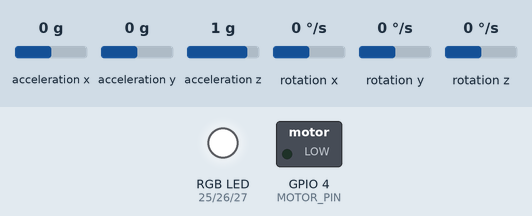
A sketch run on a simulated ESP32. Shown: switched loads named in the sketch (green lamp = pin HIGH), an RGB LED mixed from three pins (HIGH = lit). Wiring (inferred from the names in the program): MPU-9250 motion sensor at I2C address 0x68. Inputs (shaded band) come from the test bench; at power-on: rotation x 0 °/s, acceleration x 0 g, acceleration y 0 g, acceleration z 1 g, rotation y 0 °/s, rotation z 0 °/s. Dim RGB values are drawn brighter than linear; WiFi joins after 1.5 s; servers stay silent unless stated; what the sketch prints to the serial monitor is not drawn.

Above: at 0.1 s.
At 5.1 s:
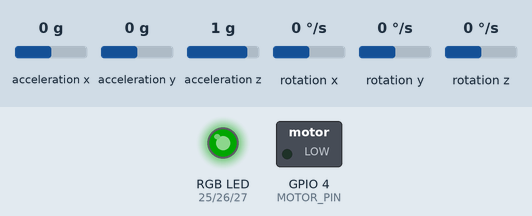
5.2 s: rotation x set to -115 °/s
6.7 s: rotation x set to -126 °/s
At 8.0 s:
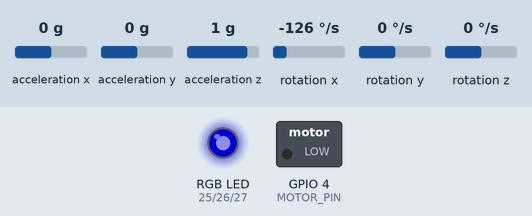
Timing chart, 0 to 9.7 s (numbered marks = the images above; inputs shaded):
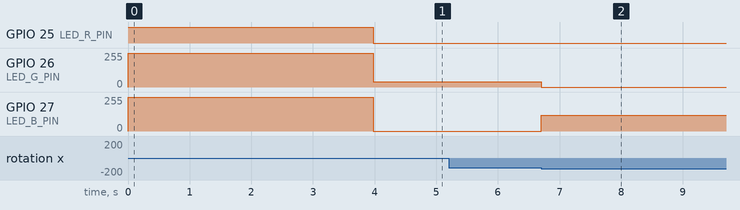

The sketch:

torso.ino
```cpp
// ============================================================================
// TORSO NODE — supporting sensor for the wrist's validity gate.
//
// Role in the two-node design:
//   - Does NOT run its own attack state machine. The wrist decides what
//     counts as an action; torso just supplies the data it needs to decide.
//   - Broadcasts a small TorsoBeacon (~50Hz) with current rotation magnitude
//     — the wrist uses this to check torso stayed still during a candidate
//     swing (or rotated, for a likely Spin Attack) and also to keep its
//     clock in sync with this board.
//   - Continuously ring-buffers its own raw samples. When the wrist confirms
//     a valid segment, it sends a SegmentRequest with a time window; torso
//     slices that window out of its ring buffer and ships it to the Ultra96,
//     tagged with the same segId so the classifier can join both streams.
//
// Keep the shared struct definitions identical to right_wrist.ino — they're
// the wire protocol between the two boards.
// ============================================================================

#include <Wire.h>
#include <WiFi.h>
#include <WiFiUdp.h>

// ================= CONFIG =================
#define WRIST_ID 0
#define TORSO_ID 1

const char *ssid = "xin hui's laptop";
const char *password = "12345678";

IPAddress broadcastIP(192, 168, 137, 255);
const int DEBUG_PORT = 4211;
const int LINK_PORT = 4210;

#define DEBUG_LOG true

// Same toggles as right_wrist.ino — OFF by default, too noisy for normal
// testing. Flip to true only when debugging specific segments/thresholds.
#define DEBUG_RAW_STREAM false
#define RAW_LOG_INTERVAL_MS 100
#define DEBUG_SEGMENT_DUMP false // print matched samples when a SegmentRequest arrives

WiFiUDP debugUdp;
WiFiUDP linkUdp;
// Ultra96 send deliberately left out for now — see right_wrist.ino for the
// same note. Matching samples are found and logged, not transmitted yet.

// ---------------- Wire structs ----------------
struct Sample
{
    uint32_t t;
    float ax, ay, az, gx, gy, gz;
};

struct __attribute__((packed)) TorsoBeacon
{
    uint8_t deviceId;
    uint32_t torsoMs;
    float gyroMag;
};

struct __attribute__((packed)) SegmentRequest
{
    uint8_t deviceId;
    uint32_t segId;
    uint32_t startTorsoMs; // already in TORSO's own clock — no conversion needed here
    uint32_t endTorsoMs;
};

struct __attribute__((packed)) SegmentSampleMsg
{
    uint32_t segId;
    uint8_t deviceId;
    uint16_t index;
    uint16_t total;
    uint32_t t;
    float ax, ay, az, gx, gy, gz;
};

// ---------------- RGB LED ----------------
#define LED_R_PIN 25
#define LED_G_PIN 26
#define LED_B_PIN 27

enum LedState
{
    LED_BOOTING,
    LED_IDLE,
    LED_ACTIVE,
    LED_FLASH_ACCEPT,
    LED_FLASH_REJECT
};
LedState ledState = LED_BOOTING;
unsigned long ledFlashStart = 0;
const unsigned long LED_FLASH_DURATION_MS = 200;

void ledSetColor(int r, int g, int b)
{
    analogWrite(LED_R_PIN, r);
    analogWrite(LED_G_PIN, g);
    analogWrite(LED_B_PIN, b);
}
void ledBooting()
{
    ledState = LED_BOOTING;
    ledSetColor(255, 255, 255);
}
void ledIdle()
{
    ledState = LED_IDLE;
    ledSetColor(0, 40, 0);
}
// Torso doesn't decide "active" the way wrist does; this is just a soft
// visual hint that rotation is currently elevated (e.g. during Spin Attack).
void ledLocalActive()
{
    ledState = LED_ACTIVE;
    ledSetColor(0, 0, 120);
}
void ledFlashAccept()
{
    ledState = LED_FLASH_ACCEPT;
    ledFlashStart = millis();
    ledSetColor(0, 255, 0);
}
void ledFlashReject()
{
    ledState = LED_FLASH_REJECT;
    ledFlashStart = millis();
    ledSetColor(255, 0, 0);
}
void ledLowBatteryAmber() { ledSetColor(255, 80, 0); }

void updateLed()
{
    if (ledState == LED_FLASH_ACCEPT || ledState == LED_FLASH_REJECT)
    {
        if (millis() - ledFlashStart > LED_FLASH_DURATION_MS)
            ledIdle();
    }
}

// ---------------- Haptic motor (kept for future hit-feedback use) ----------------
#define MOTOR_PIN 4
bool motorPulsing = false;
unsigned long motorPulseEnd = 0;

void motorSetup()
{
    pinMode(MOTOR_PIN, OUTPUT);
    analogWrite(MOTOR_PIN, 0);
}
void triggerHapticPulse(uint8_t intensity, unsigned long durationMs)
{
    analogWrite(MOTOR_PIN, intensity);
    motorPulsing = true;
    motorPulseEnd = millis() + durationMs;
}
void motorOff()
{
    analogWrite(MOTOR_PIN, 0);
    motorPulsing = false;
}
void updateMotor()
{
    if (motorPulsing && millis() >= motorPulseEnd)
        motorOff();
}

// ---------------- MPU6500 ----------------
#define MPU6500_ADDR 0x68
#define REG_PWR_MGMT_1 0x6B
#define REG_GYRO_CONFIG 0x1B
#define REG_ACCEL_CONFIG 0x1C
#define REG_ACCEL_XOUT_H 0x3B

// Must match right_wrist.ino — torso's beacon gyroMag is compared directly
// against the wrist's torso-gate thresholds. Widened from +/-2g/+/-250dps
// (the sensor's narrowest ranges, which clip on real motion) to +/-8g/
// +/-2000dps.
const float ACCEL_SCALE = 4096.0;
const float GYRO_SCALE = 16.4;

void writeRegister(uint8_t reg, uint8_t value)
{
    Wire.beginTransmission(MPU6500_ADDR);
    Wire.write(reg);
    Wire.write(value);
    Wire.endTransmission();
}

bool readIMUBurst(int16_t *out7)
{
    Wire.beginTransmission(MPU6500_ADDR);
    Wire.write(REG_ACCEL_XOUT_H);
    if (Wire.endTransmission(false) != 0)
        return false;
    uint8_t n = Wire.requestFrom((int)MPU6500_ADDR, 14);
    if (n != 14)
        return false;
    for (int i = 0; i < 7; i++)
    {
        int16_t hi = Wire.read();
        int16_t lo = Wire.read();
        out7[i] = (hi << 8) | lo;
    }
    return true;
}

// ---------------- Gyro calibration ----------------
float gyroXoffset = 0, gyroYoffset = 0, gyroZoffset = 0;

void calibrateGyro()
{
    Serial.println("Calibrating gyro... keep still!");
    long sumX = 0, sumY = 0, sumZ = 0;
    const int samples = 500;
    int16_t raw[7];
    int ok = 0;
    for (int i = 0; i < samples; i++)
    {
        if (readIMUBurst(raw))
        {
            sumX += raw[4];
            sumY += raw[5];
            sumZ += raw[6];
            ok++;
        }
        delay(3);
    }
    if (ok == 0)
        ok = 1;
    gyroXoffset = (sumX / (float)ok) / GYRO_SCALE;
    gyroYoffset = (sumY / (float)ok) / GYRO_SCALE;
    gyroZoffset = (sumZ / (float)ok) / GYRO_SCALE;
    Serial.println("Calibration done.");
}

// ---------------- Debug logging ----------------
void debugLog(String msg)
{
    if (!DEBUG_LOG)
        return;
    debugUdp.beginPacket(broadcastIP, DEBUG_PORT);
    debugUdp.print("[torso] " + msg);
    debugUdp.endPacket();
    Serial.println(msg);
}

// ---------------- Raw sample ring buffer ----------------
// Covers a few seconds so it comfortably contains any window the wrist asks
// for (window <= ~1.5s per MAX_DURATION on the wrist, plus lookback/lookahead).
#define RING_SIZE 300 // ~3s at 100Hz
Sample ring[RING_SIZE];
int ringHead = 0;
bool ringFilled = false;

void ringPush(const Sample &s)
{
    ring[ringHead] = s;
    ringHead = (ringHead + 1) % RING_SIZE;
    if (ringHead == 0)
        ringFilled = true;
}

// ---------------- Beacon broadcast ----------------
const unsigned long BEACON_INTERVAL_MS = 20; // ~50Hz
unsigned long lastBeaconMs = 0;

void broadcastBeacon(float gyroMag)
{
    TorsoBeacon b = {TORSO_ID, (uint32_t)millis(), gyroMag};
    linkUdp.beginPacket(broadcastIP, LINK_PORT);
    linkUdp.write((uint8_t *)&b, sizeof(b));
    linkUdp.endPacket();
}

// ---------------- Segment request handling ----------------
void sendMatchingSamplesToUltra96(uint32_t segId, uint32_t startMs, uint32_t endMs)
{
    // Still does the real ring-buffer lookup, just doesn't transmit yet —
    // this lets you confirm the window actually lands on real samples
    // (i.e. the ring buffer is deep enough and clock sync is sane) before
    // wiring up the send. When ready, build SegmentSampleMsg per matched
    // sample and send it the same way right_wrist.ino's placeholder notes.
    int count = ringFilled ? RING_SIZE : ringHead;
    int oldestIdx = ringFilled ? ringHead : 0;

    int matchCount = 0;
    for (int i = 0; i < count; i++)
    {
        Sample &s = ring[(oldestIdx + i) % RING_SIZE];
        if (s.t >= startMs && s.t <= endMs)
            matchCount++;
    }

    if (matchCount == 0)
    {
        debugLog("SegmentRequest seg=" + String(segId) + " — no matching samples in ring buffer");
        return;
    }

    debugLog("[Ultra96 send skipped] would send " + String(matchCount) +
             " torso samples for seg=" + String(segId));

    if (DEBUG_SEGMENT_DUMP)
    {
        int idx = 0;
        for (int i = 0; i < count; i++)
        {
            Sample &s = ring[(oldestIdx + i) % RING_SIZE];
            if (s.t < startMs || s.t > endMs)
                continue;
            float gyroMag = sqrt(s.gx * s.gx + s.gy * s.gy + s.gz * s.gz);
            float accelMag = sqrt(s.ax * s.ax + s.ay * s.ay + s.az * s.az);
            float jerk = fabs(accelMag - 1.0);
            debugLog("[seg] i=" + String(idx++) +
                     " t=" + String(s.t) +
                     " ax=" + String(s.ax, 3) + " ay=" + String(s.ay, 3) + " az=" + String(s.az, 3) +
                     " gx=" + String(s.gx, 1) + " gy=" + String(s.gy, 1) + " gz=" + String(s.gz, 1) +
                     " gyroMag=" + String(gyroMag, 1) + " jerk=" + String(jerk, 2));
        }
    }

    ledFlashAccept();
}

void checkIncomingLink()
{
    int packetSize = linkUdp.parsePacket();
    if (packetSize == sizeof(SegmentRequest))
    {
        SegmentRequest req;
        linkUdp.read((uint8_t *)&req, sizeof(req));
        if (req.deviceId == WRIST_ID)
        {
            debugLog("Got SegmentRequest seg=" + String(req.segId) +
                     " [" + String(req.startTorsoMs) + ", " + String(req.endTorsoMs) + "]");
            sendMatchingSamplesToUltra96(req.segId, req.startTorsoMs, req.endTorsoMs);
        }
    }
    // (TorsoBeacon-sized packets showing up here would be our own broadcast
    // looping back on some networks — harmless to ignore.)
}

// ================= SETUP / LOOP =================
const unsigned long SAMPLE_PERIOD_US = 10000UL; // 100Hz
unsigned long lastSampleUs = 0;

// Soft local threshold just for the LED hint — NOT used for any gating logic.
const float LOCAL_ACTIVE_HINT_DPS = 120.0;

void setup()
{
    Serial.begin(115200);
    Wire.begin();
    Wire.setClock(400000);

    pinMode(LED_R_PIN, OUTPUT);
    pinMode(LED_G_PIN, OUTPUT);
    pinMode(LED_B_PIN, OUTPUT);
    ledBooting();

    motorSetup();

    Serial.print("Connecting to WiFi");
    WiFi.begin(ssid, password);
    while (WiFi.status() != WL_CONNECTED)
    {
        delay(500);
        Serial.print(".");
    }
    Serial.println();
    Serial.print("Connected! IP: ");
    Serial.println(WiFi.localIP());

    debugUdp.begin(DEBUG_PORT);
    linkUdp.begin(LINK_PORT);

    writeRegister(REG_PWR_MGMT_1, 0x00);
    delay(100);
    writeRegister(REG_GYRO_CONFIG, 0x18);  // FS_SEL=11 -> +/-2000dps
    writeRegister(REG_ACCEL_CONFIG, 0x10); // AFS_SEL=10 -> +/-8g

    calibrateGyro();
    delay(100);

    ledIdle();
    debugLog("Torso node initialized at IP " + WiFi.localIP().toString());
}

void loop()
{
    checkIncomingLink();
    updateLed();
    updateMotor();

    unsigned long nowUs = micros();
    if (nowUs - lastSampleUs < SAMPLE_PERIOD_US)
        return;
    lastSampleUs = nowUs;

    unsigned long now = millis();
    int16_t raw[7];
    if (!readIMUBurst(raw))
        return;

    float ax_g = raw[0] / ACCEL_SCALE;
    float ay_g = raw[1] / ACCEL_SCALE;
    float az_g = raw[2] / ACCEL_SCALE;
    float gx_dps = (raw[4] / GYRO_SCALE) - gyroXoffset;
    float gy_dps = (raw[5] / GYRO_SCALE) - gyroYoffset;
    float gz_dps = (raw[6] / GYRO_SCALE) - gyroZoffset;

    Sample s = {(uint32_t)now, ax_g, ay_g, az_g, gx_dps, gy_dps, gz_dps};
    ringPush(s);

    float gyroMag = sqrt(gx_dps * gx_dps + gy_dps * gy_dps + gz_dps * gz_dps);

    if (DEBUG_RAW_STREAM)
    {
        static unsigned long lastRawLogMs = 0;
        if (now - lastRawLogMs >= RAW_LOG_INTERVAL_MS)
        {
            lastRawLogMs = now;
            float accelMag = sqrt(ax_g * ax_g + ay_g * ay_g + az_g * az_g);
            float jerk = fabs(accelMag - 1.0);
            debugLog("[raw] t=" + String(now) +
                     " ax=" + String(ax_g, 3) + " ay=" + String(ay_g, 3) + " az=" + String(az_g, 3) +
                     " gx=" + String(gx_dps, 1) + " gy=" + String(gy_dps, 1) + " gz=" + String(gz_dps, 1) +
                     " gyroMag=" + String(gyroMag, 1) + " jerk=" + String(jerk, 2));
        }
    }

    if (ledState != LED_FLASH_ACCEPT && ledState != LED_FLASH_REJECT)
    {
        if (gyroMag > LOCAL_ACTIVE_HINT_DPS)
            ledLocalActive();
        else if (ledState == LED_ACTIVE)
            ledIdle();
    }

    if (now - lastBeaconMs >= BEACON_INTERVAL_MS)
    {
        lastBeaconMs = now;
        broadcastBeacon(gyroMag);
    }
}
```

Measured:
- the behaviour switches between -120 and -121 °/s on rotation x (found by bisection; images 1 and 2)
- after the input at 5.2 s, every drawn part: stays the same
- after the input at 6.7 s, GPIO 26 (LED_G_PIN): 40/255 → 0/255 at once; GPIO 27 (LED_B_PIN): 0/255 → 120/255 at once
